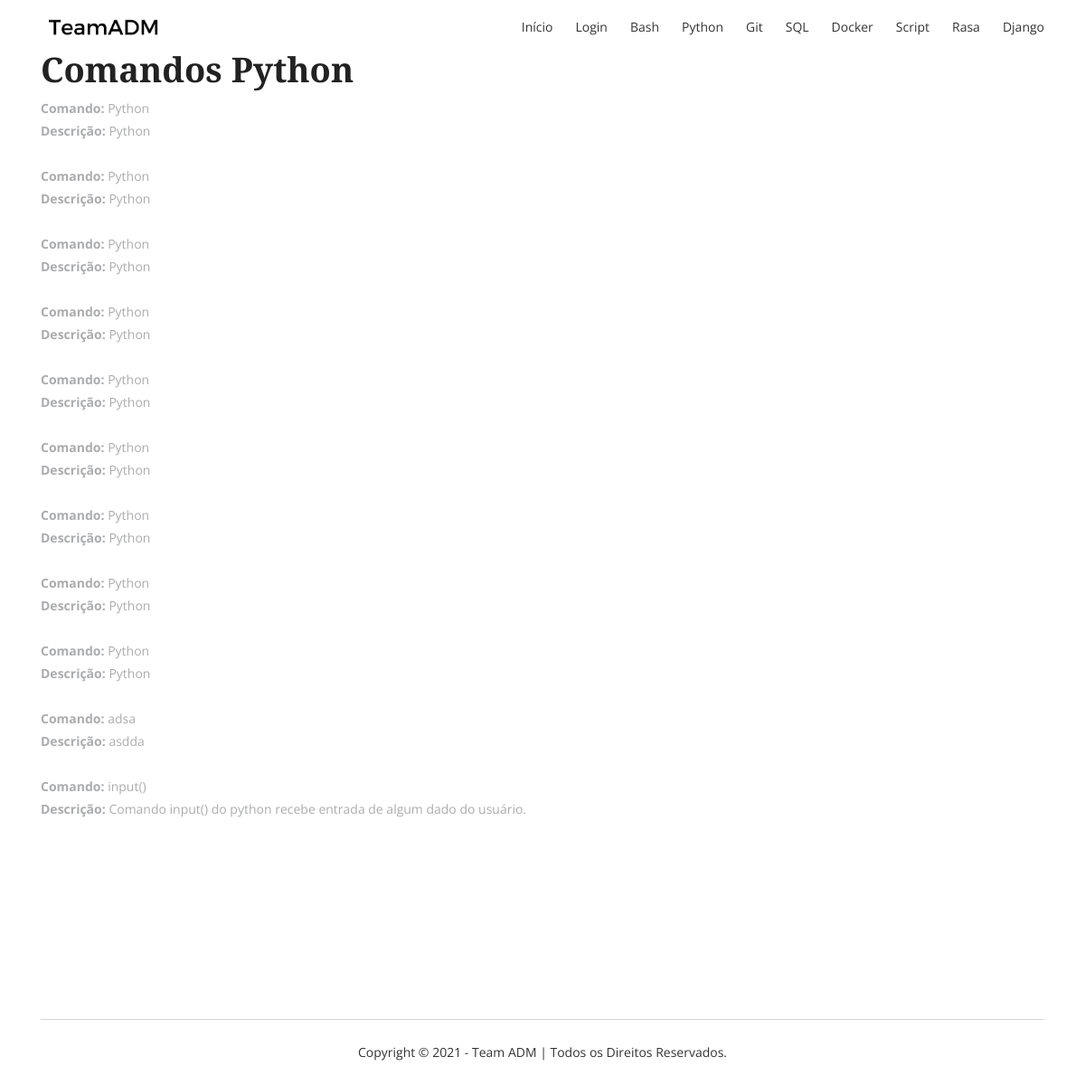
Page /python/ on the committed database.
### core/models.py (models this page shows, shortened)
class ComandoModel(models.Model):
    DESENVOLVEDORES = [
        ('Marcos', 'Marcos Allysson'),
        ('Douglas', 'Douglas Shibata')
    ]
    TECNOLOGIAS = [
        ('PY', 'Python'),
        ('SQL', 'SQL'),
        ('SH', 'Bash'),
        ('GIT', 'Git'),
        ('DJANGO', 'Django'),
        ('RASA', 'Rasa'),
        ('SCRIPT', 'Script'),
        ('DOCKER', 'Docker'),
    ]
    desenvolvedor = models.CharField('Desenvolvedor', max_length=50, choices=DESENVOLVEDORES)
    tecnologia = models.CharField('Tecnologia', max_length=50, choices=TECNOLOGIAS)
    comando = models.CharField('Comando', max_length=255)
    descricao = models.TextField('Descrição')
    criado = models.DateTimeField('Criado', auto_now_add=True)
    class Meta:
        ordering = ['-criado']

### core/views.py (the view)
# urls.py: path('python/', views.PythonView.as_view(), name='python'),
class PythonView(ListView):
    model = ComandoModel
    template_name = 'python.html'
    def get_context_data(self, **kwargs):
        context = super().get_context_data(**kwargs)
        context['python'] = ComandoModel.objects.filter(tecnologia='PY')
        return context

### core/templates/python.html (shortened to what this page needs)
{% extends 'base.html' %}
{% load bootstrap4 %}
{% block content %}
    <div class="container">
        {% if python %}
            <h1 style="color: white;"> Python Comandos </h1>
            <h2> Comandos Python </h2>
            {% for p in python %}
                <p> <b>Comando:</b> {{ p.comando }} </p>
                <p> <b>Descrição:</b> {{ p.descricao }} </p>
                <br>
            {% endfor %}
        {% else %}
            <h2> Ainda não há comandos registrados. </h2>
        {% endif %}
    </div>
      {% include 'footer.html' %}
{% endblock %}

### core/static/css/main.css (style rules this page uses)
html { overflow-x: hidden; }
body { background: #fff; font-size: 14px; font-weight: 400; font-family: 'Open Sans', sans-serif; -webkit-box-sizing: border-box; -moz-box-sizing: border-box; box-sizing: border-box; -webkit-font-smoothing: subpixel-antialiased; color: #abacae; line-height: 25px; -webkit-backface-visibility: hidden; backface-visibility: hidden; overflow-x: hidden; }
h1, h2, h3, h4 { font-size: 38px; color: #222222; font-weight: 700; font-family: 'Arvo', serif; }
p { font-weight: 400; font-family: 'Open Sans', sans-serif; margin: 0px; font-size: 14px; }

### rows in the picture
ComandoModel: comando "Python", descricao "Python"
ComandoModel: comando "Python", descricao "Python"
ComandoModel: comando "Python", descricao "Python"
ComandoModel: comando "Python", descricao "Python"
ComandoModel: comando "Python", descricao "Python"
ComandoModel: comando "Python", descricao "Python"
ComandoModel: comando "Python", descricao "Python"
ComandoModel: comando "Python", descricao "Python"
ComandoModel: comando "Python", descricao "Python"
ComandoModel: comando "adsa", descricao "asdda"
ComandoModel: comando "input()", descricao "Comando input() do python recebe entrada de algum dado do usuário."
